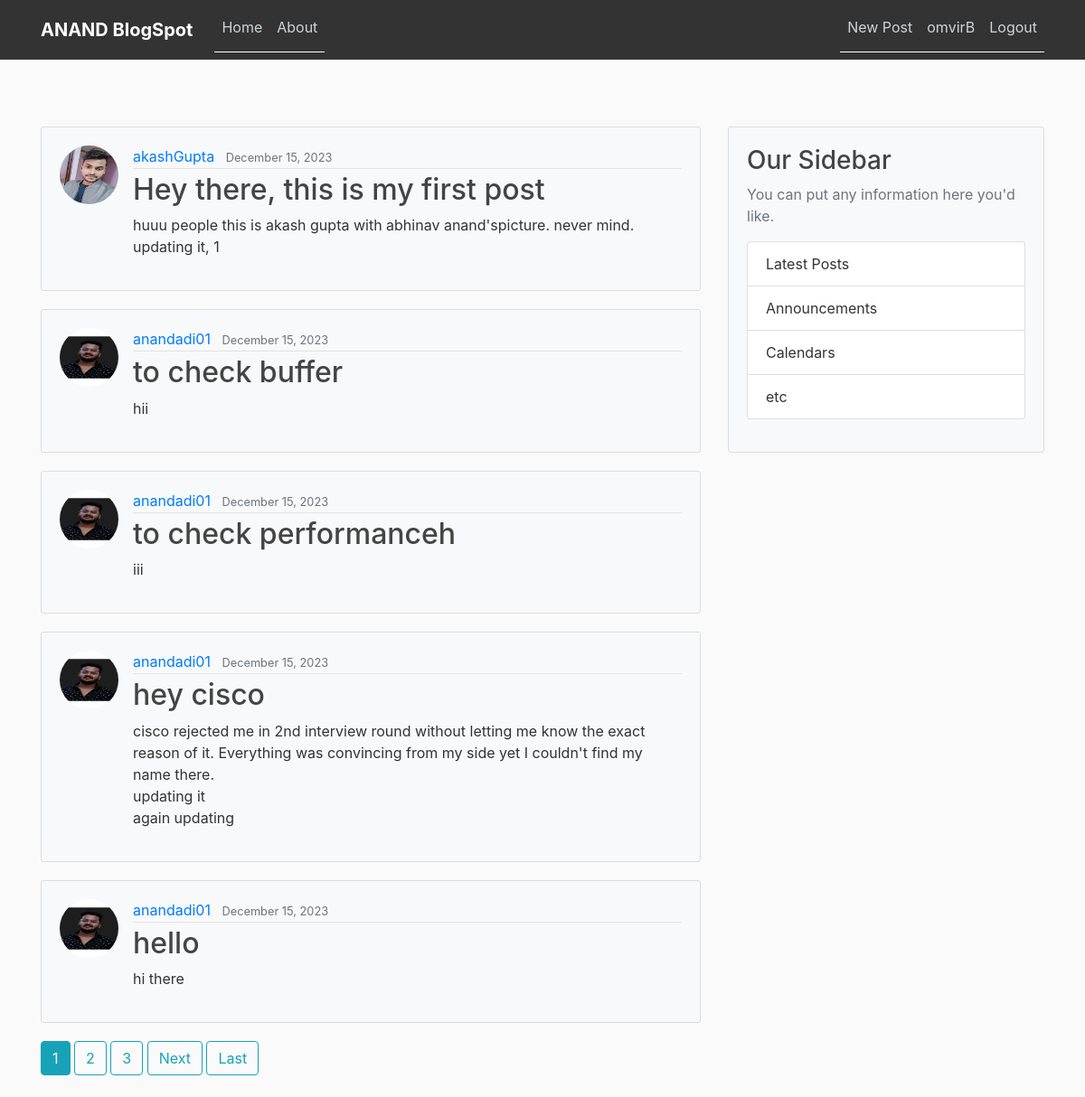
Screenshot of / (signed in) with the database file from the repository.
### blog/models.py (models this page shows, shortened)
class Post(models.Model):
	title = models.CharField(max_length=100)
	content = models.TextField()
	date_posted = models.DateTimeField(default=timezone.now)
	author = models.ForeignKey(User, on_delete=models.CASCADE)

### users/models.py (models this page shows, shortened)
class Profile(models.Model):
	user = models.OneToOneField(User, on_delete=models.CASCADE)
	image = models.ImageField(default='default.jpg', upload_to='profile_pics')

### blog/views.py (the view)
# urls.py: path('', PostListView.as_view(), name='blog-home'),
class PostListView(ListView):
	model = Post
	template_name = 'blog/home.html' #<app>/<model>_<viewtype>.html
	context_object_name = 'posts'
	ordering = ['-date_posted']
	paginate_by = 5

### blog/templates/blog/home.html (shortened to what this page needs)
{% extends "blog/base.html" %}
{% block content %}
	{% for post in posts %}
		<article class="media content-section">
			<img class="rounded-circle article-img" src="{{ post.author.profile.image.url }}">
		  <div class="media-body">
		    <div class="article-metadata">
		      <a class="mr-2" href="{% url 'user-posts' post.author.username %}">{{ post.author }}</a>
		      <small class="text-muted">{{ post.date_posted|date:"F d, Y" }}</small>
		    </div>
		    <h2><a class="article-title" href="{% url 'post-detail' post.id %}">{{ post.title }}</a></h2>
		    <p class="article-content">{{ post.content }}</p>
		  </div>
		</article>
	{% endfor %}
	{% if is_paginated %}
		{% for num in page_obj.paginator.page_range %}
			{% if page_obj.number == num %}
				<a class="btn btn-info mb-4" href="?page={{ num }}"> {{ num }} </a>
			{% elif num > page_obj.number|add:'-3' and num < page_obj.number|add:'3' %}
				<a class="btn btn-outline-info mb-4" href="?page={{ num }}"> {{ num }} </a>
			{% endif %}
		{% endfor %}
		{% if page_obj.has_next %}
			<a class="btn btn-outline-info mb-4" href="?page={{ page_obj.next_page_number }}">Next</a>
			<a class="btn btn-outline-info mb-4" href="?page={{ page_obj.paginator.num_pages }}">Last</a>
		{% endif %}
	{% endif %}
{% endblock content %}

### blog/templates/blog/base.html (shortened to what this page needs)
{% load static %}
<!DOCTYPE html>
<html>
<head>
    <link rel="stylesheet" href="https://maxcdn.bootstrapcdn.com/bootstrap/4.0.0/css/bootstrap.min.css">
    <link rel="stylesheet" type="text/css" href="{% static 'blog/main.css' %}">
</head>
<body>
    <header class="site-header">
        <nav class="navbar navbar-expand-md navbar-dark fixed-top">
            <div class="container">
                <a class="navbar-brand mr-4" href="/">ANAND BlogSpot</a>
                <div class="collapse navbar-collapse" id="navbarToggle">
                    <div class="navbar-nav mr-auto">
                        <a class="nav-item nav-link" href="/">Home</a>
                        <a class="nav-item nav-link" href="/about">About</a>
                    </div>
                    <div class="navbar-nav">
                        {% if user.is_authenticated %}
                            <a class="nav-item nav-link" href="{% url 'post-create' %}">New Post</a>
                            <a class="nav-item nav-link" href="{% url 'profile' %}">{{user.username}}</a>
                            <a class="nav-item nav-link" href="{% url 'logout' %}">Logout</a>
                        {% else %}
                            <a class="nav-item nav-link" href="{% url 'login' %}">Login</a>
                            <a class="nav-item nav-link" href="{% url 'register' %}">Register</a>
                        {% endif %}
                    </div>
                </div
            </div>
        </nav>
    </header>
    <main role="main" class="container">
        <div class="row">
            <div class="col-md-8">
                {% block content %}{% endblock %}
            </div>
            <div class="col-md-4">
                <div class="content-section">
                    <h3>Our Sidebar</h3>
                    <p class="text-muted">You can put any information here you'd like.</p>
                    <ul class="list-group">
                        <li class="list-group-item" href="#">Latest Posts</li>
                        <li class="list-group-item">Announcements</li>
                        <li class="list-group-item">Calendars</li>
                        <li class="list-group-item">etc</li>
                    </ul>
	      </div>
	    </div>
	  </div>
	</main>
</body>
</html>

### blog/static/blog/main.css (style rules this page uses)
body { background: #fafafa; color: #333333; margin-top: 5rem; }
h1, h2, h3, h4, h5, h6 { color: #444444; }
ul { margin: 0; }
.site-header .navbar-nav .nav-link { color: #cbd5db; }
.content-section { background: #ffffff; padding: 10px 20px; border: 1px solid #dddddd; border-radius: 3px; margin-bottom: 20px; }
.article-title { color: #444444; }
.article-content { white-space: pre-line; }
.article-img { height: 65px; width: 65px; margin-right: 16px; }
.article-metadata { padding-bottom: 1px; margin-bottom: 4px; border-bottom: 1px solid #e3e3e3 }

### blog/templates/blog/base.html (style rules this page uses)
body { padding-top: 60px; }
.navbar { background-color: #333; }
.navbar-brand { color: #fff; font-weight: bold; }
.navbar-nav .nav-link { color: #fff; }
.content-section { background-color: #f8f9fa; padding: 20px; margin-bottom: 20px; }
.navbar-nav .nav-item { padding: 0 10px; }
.navbar-nav .nav-link { margin: 0; padding-top: 10px; padding-bottom: 10px; }
.navbar-collapse { justify-content: flex-end; }
.navbar-nav { border-bottom: 1px solid #fff; padding-bottom: 5px; }

### rows the page displays
Post: author.profile.image (picture), author "akashGupta", date_posted "December 15, 2023", title "Hey there, this is my first post", content "huuu people this is akash gupta with abhinav anand'spicture. never mind. updating it, 1"
Post: author.profile.image (picture), author "anandadi01", date_posted "December 15, 2023", title "to check buffer", content "hii"
Post: author.profile.image (picture), author "anandadi01", date_posted "December 15, 2023", title "to check performanceh", content "iii"
Post: author.profile.image (picture), author "anandadi01", date_posted "December 15, 2023", title "hey cisco", content "cisco rejected me in 2nd interview round without letting me know the exact reason of it. Everything was convincing from my side yet I couldn't find my name there. updating it again updating"
Post: author.profile.image (picture), author "anandadi01", date_posted "December 15, 2023", title "hello", content "hi there"

### other values shown
{{ user.username }} "omvirB"
{{ num }} "1"
{{ num }} "2" "3"
